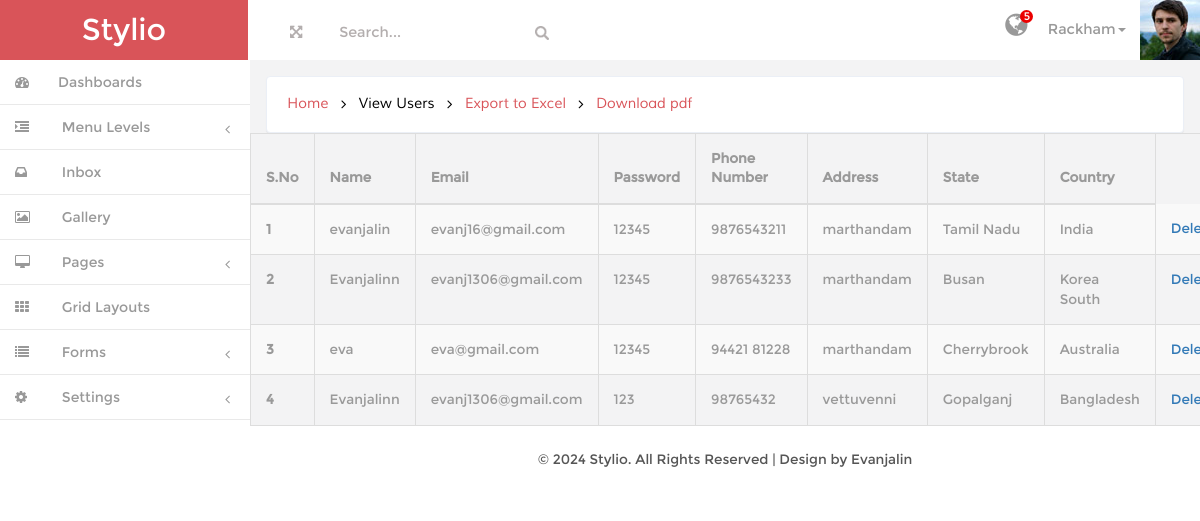
The app's page /admin/views.php with its own data.
### tables this page shows
CREATE TABLE `register` (
  `id` int(200) NOT NULL,
  `Name` varchar(250) NOT NULL,
  `email` varchar(250) NOT NULL,
  `password` varchar(250) NOT NULL,
  `phone` varchar(250) NOT NULL,
  `address` varchar(250) NOT NULL,
  `state` varchar(250) NOT NULL,
  `country` varchar(250) NOT NULL
);

CREATE TABLE `states` (
  `stat_id` int(11) NOT NULL,
  `sname` varchar(30) NOT NULL,
  `country_id` int(11) NOT NULL DEFAULT 1
);

CREATE TABLE `countries` (
  `cont_id` int(11) NOT NULL,
  `sortname` varchar(3) NOT NULL,
  `name` varchar(150) NOT NULL,
  `sequence` int(11) NOT NULL DEFAULT 0
);

### admin/views.php (the view, shortened to what this page needs)
<!DOCTYPE HTML>
<html>
<head>
<link href="css/bootstrap.min.css" rel='stylesheet' type='text/css' />
<link href="css/style.css" rel='stylesheet' type='text/css' />
<link href="css/font-awesome.css" rel="stylesheet">
<link href="css/custom.css" rel="stylesheet">
</head>
<body>
<div id="wrapper">
        <nav class="navbar-default navbar-static-top" role="navigation">
             <div class="navbar-header">
               <h1> <a class="navbar-brand" href="index.html">Stylio</a></h1>
			   </div>
			 <div class=" border-bottom">
        	<div class="full-left">
        	  <section class="full-top">
				<button id="toggle"><i class="fa fa-arrows-alt"></i></button>
			</section>
			<form class=" navbar-left-right">
              <input type="text"  value="Search..." onfocus="this.value = '';" onblur="if (this.value == '') {this.value = 'Search...';}">
              <input type="submit" value="" class="fa fa-search">
            </form>
            <div class="clearfix"> </div>
           </div>
		    <div class="drop-men" >
		        <ul class=" nav_1">
		    		<li class="dropdown at-drop">
		              <a href="#" class="dropdown-toggle dropdown-at " data-toggle="dropdown"><i class="fa fa-globe"></i> <span class="number">5</span></a>
		            </li>
					<li class="dropdown">
		              <a href="#" class="dropdown-toggle dropdown-at" data-toggle="dropdown"><span class=" name-caret">Rackham<i class="caret"></i></span><img src="images/wo.jpg"></a>
		            </li>
		        </ul>
		     </div>
			<div class="clearfix">
     </div>
		    <div class="navbar-default sidebar" role="navigation">
                <div class="sidebar-nav navbar-collapse">
                <ul class="nav" id="side-menu">
                    <li>
                        <a href="dashboard.php" class=" hvr-bounce-to-right"><i class="fa fa-dashboard nav_icon "></i><span class="nav-label">Dashboards</span> </a>
                    </li>
                    <li>
                        <a href="#" class=" hvr-bounce-to-right"><i class="fa fa-indent nav_icon"></i> <span class="nav-label">Menu Levels</span><span class="fa arrow"></span></a>
                    </li>
					 <li>
                        <a href="inbox.html" class=" hvr-bounce-to-right"><i class="fa fa-inbox nav_icon"></i> <span class="nav-label">Inbox</span> </a>
                    </li>
                    <li>
                        <a href="gallery.html" class=" hvr-bounce-to-right"><i class="fa fa-picture-o nav_icon"></i> <span class="nav-label">Gallery</span> </a>
                    </li>
                     <li>
                        <a href="#" class=" hvr-bounce-to-right"><i class="fa fa-desktop nav_icon"></i> <span class="nav-label">Pages</span><span class="fa arrow"></span></a>
                    </li>
                     <li>
                        <a href="layout.html" class=" hvr-bounce-to-right"><i class="fa fa-th nav_icon"></i> <span class="nav-label">Grid Layouts</span> </a>
                    </li>
                    <li>
                        <a href="#" class=" hvr-bounce-to-right"><i class="fa fa-list nav_icon"></i> <span class="nav-label">Forms</span><span class="fa arrow"></span></a>
                    </li>
                    <li>
                        <a href="#" class=" hvr-bounce-to-right"><i class="fa fa-cog nav_icon"></i> <span class="nav-label">Settings</span><span class="fa arrow"></span></a>
                    </li>
                </ul>
            </div>
			</div>
        </nav>
        <div id="page-wrapper" class="gray-bg dashbard-1">
       <div class="content-main">
		    <div class="banner">
				<h2>
				<a href="index.html">Home</a>
				<i class="fa fa-angle-right"></i>
				<span>View Users</span>
        <i class="fa fa-angle-right"></i>
        <a href="export.php?export=true">Export to Excel</a>
        <i class="fa fa-angle-right"></i>
        <a href="pdf.php?export=true">Download pdf</a>
				</h2>
		    </div>
        <?php
        require("connection.php");
        $res=$con->query("Select * from register join `states` on register.state=states.stat_id join `countries` on states.country_id=countries.cont_id");
        $count=$res->num_rows;
        ?>
<div class="table-responsive">
  <table class="table table-striped table-bordered">
    <thead class="thead-dark">
      <tr>
        <th scope="col">S.No</th>
        <th scope="col">Name</th>
        <th scope="col">Email</th>
        <th scope="col">Password</th>
        <th scope="col">Phone Number</th>
        <th scope="col">Address</th>
        <th scope="col">State</th>
        <th scope="col">Country</th>
      </tr>
    </thead>
    <?php if ($count > 0): ?>
      <tbody>
        <?php $s = 1; while ($row = $res->fetch_assoc()): ?>
          <tr>
            <th scope="row"><?php echo $s++; ?></th>
            <td><?php echo htmlspecialchars($row["Name"]); ?></td>
            <td><?php echo htmlspecialchars($row["email"]); ?></td>
            <td><?php echo htmlspecialchars($row["password"]); ?></td>
            <td><?php echo htmlspecialchars($row["phone"]); ?></td>
            <td><?php echo htmlspecialchars($row["address"]); ?></td>
            <td><?php echo htmlspecialchars($row["sname"]); ?></td>
            <td><?php echo htmlspecialchars($row["name"]); ?></td>
      <td><a href="deleted.php?del=<?php echo htmlspecialchars($row["id"]); ?>"
      onclick="return confirm('Do you want to delete this?');" >Delete</a></td>
          </tr>
        <?php endwhile; ?>
      </tbody>
    <?php endif; ?>
  </table>
</div>
<div class="copy">
            <p> &copy; 2024 Stylio. All Rights Reserved | Design by Evanjalin </p>
	    </div>
		</div>
       </div>
     </div>
</body>
</html>

### admin/css/style.css (style rules this page uses)
h4, h5, h6, h1, h2, h3 { margin: 0; }
ul, ol { margin: 0;padding: 0; }
p { margin: 0; }
html, body { font-family:'Montserrat-Regular'; font-size: 100%; background:#F3F3F4; overflow-x: hidden; }
body a { transition:0.5s all; -webkit-transition:0.5s all; -moz-transition:0.5s all; -o-transition:0.5s all; -ms-transition:0.5s all; }
div#wrapper { background-color: #fff; }
.navbar-default.sidebar { background-color: #fff; }
h1 a.navbar-brand { color: #fff !important; font-size: 30px; font-weight: 500; padding: 20px 0px; background: #d95459; text-align: center; width:248px; height: 60px; }
i.nav_icon { color: #fff; margin-right:6px; }
.sidebar ul li a { color: #999; font-size:14px; }
.hvr-bounce-to-right { display: inline-block; vertical-align: middle; -webkit-transform: translateZ(0); transform: translateZ(0); box-shadow: 0 0 1px rgba(0, 0, 0, 0); -webkit-backface-visibility: hidden; backface-visibility: hidden; -moz-osx-font-smoothing: grayscale; position: relative; -webkit-transition-property: color; transition-property: color; -webkit-transition-duration: 0.5s; transition-duration: 0.5s; }
.hvr-bounce-to-right:before { content: ""; position: absolute; z-index: -1; top: 0; left: 0; right: 80%; bottom: 0; background:#7f8c8d; -webkit-transform: scaleX(0); transform: scaleX(0); -webkit-transform-origin: 0 50%; transform-origin: 0 50%; -webkit-transition-property: transform; transition-property: transform; -webkit-transition-duration: 0.5s; transition-duration: 0.5s; -webkit-transition-timing-function: ease-out; transition-timing-function: ease-out; }
.nav > li > a { color: #999; font-weight:500; padding: 0px 20px 0px 0px; font-size: 0.85em; border-bottom: 1px solid #E9E9E9; }
.nav > li > a i { margin-right: 14px; }
i.nav_icon { color: #999; padding: 15px; width: 44px; height: 44px; }
span.fa.arrow { margin-top: 17px; }
@media (min-width: 768px) { #page-wrapper { position: inherit; margin: 0 0 0 240px; min-height: 1000px; } }
a.dropdown-toggle.dropdown-at { border-bottom: none; }
.content-main { background-color: #F3F3F4; padding-top: 1em; }
.full-top { float:left; }
.navbar-left-right { float: left; margin-left: 6%; }
.border-bottom { background-color: #fff; }
.full-left { float: left; width: 40%; margin-left: 3%; margin-top: 1.3em; }
.full-left button { background: none; border: none; outline: none; color: #B3AEAE; font-size: 0.9em; }
.navbar-left-right input[type="text"] { background: none; border: none; outline: none; color:#B3AEAE; font-size: 0.9em; }
.navbar-left-right input[type="submit"] { background: url(../images/search.png) 0px 2px no-repeat; width:16px; height:16px; border: none; outline: none; color:#B3AEAE; font-size: 0.9em; }
.drop-men { float: right; }
.dropdown-at { padding: 0 !important; position: relative; color: #999; font-size: 0.9em; text-decoration: none ; }
.dropdown-at img { margin: 0 0em 0 1em; }
i.fa.fa-globe { font-size: 1.8em; color: #999; }
.dropdown, .dropup { display: inline-block; padding:0; }
.at-drop { padding:0 1em ; }
.number { position: absolute; top: -10px; background-color: #EB0000; color: #fff; border-radius: 100px; width: 13px; height: 13px; font-size: 11px; line-height: 1.2em; right: -6px; text-align: center; }
.banner { background: #fff; display: block; margin: 0em 1em ; padding:1em; border: 1px solid #ebeff6; border-color: #ebeff6; border-radius: 4px; -webkit-border-radius: 4px; -o-border-radius: 4px; -moz-border-radius: 4px; -ms-border-radius: 4px; -webkit-box-shadow: 0 1px 1px rgba(0,0,0,.05); box-shadow: 0 1px 1px rgba(0,0,0,.05); }
.banner h2 { font-size:0.9em; }
.banner h2 a { color:#D95459; text-decoration:none; font-family: 'Muli-Regular'; padding:0.3em ; }
.banner h2 span { color:#000; font-family: 'Muli-Regular'; padding:0.3em ; }
.banner h2 i { color:#000; vertical-align:middle; padding:0.3em ; }
.table td, .table>tbody>tr>td, .table>tbody>tr>th, .table>tfoot>tr>td, .table>tfoot>tr>th, .table>thead>tr>td, .table>thead>tr>th { padding: 15px !important; font-size: 0.85em; color: #999; border-top: none !important; }
.table { margin-bottom: 0; }
.copy { background:#fff; text-align:center; padding:1.5em 0; }
.copy p, .copy-right p { font-size:0.85em; color:#555; }

### admin/views.php (style rules this page uses)
.table-responsive { overflow-x: auto; -webkit-overflow-scrolling: touch; }

### records on screen
register: Name "evanjalin", email "evanj16@gmail.com", password "12345", phone "9876543211", address "marthandam", states.sname "Tamil Nadu", countries.name "India"
register: Name "Evanjalinn", email "evanj1306@gmail.com", password "12345", phone "9876543233", address "marthandam", states.sname "Busan", countries.name "Korea South"
register: Name "eva", email "eva@gmail.com", password "12345", phone "94421 81228", address "marthandam", states.sname "Cherrybrook", countries.name "Australia"
register: Name "Evanjalinn", email "evanj1306@gmail.com", password "123", phone "98765432", address "vettuvenni", states.sname "Gopalganj", countries.name "Bangladesh"
